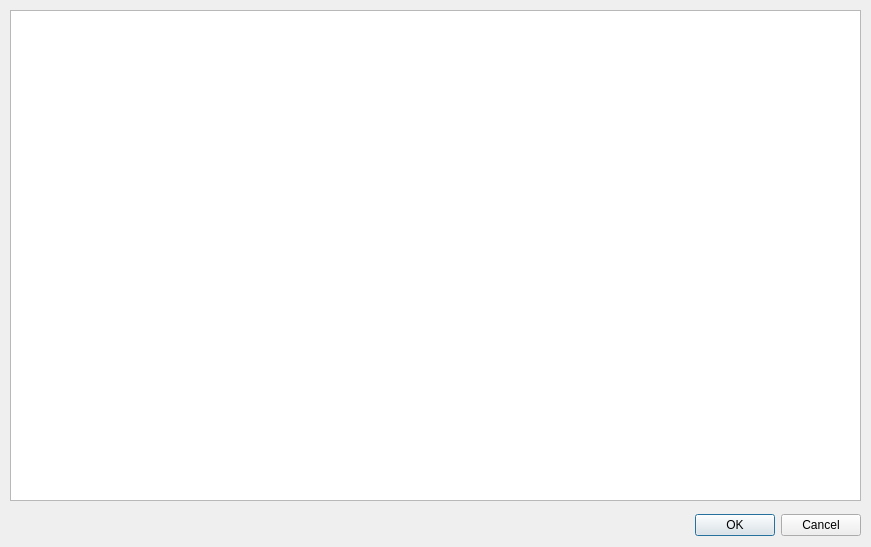
<?xml version="1.0" encoding="UTF-8"?>
<ui version="4.0">
 <class>dialogAddProc</class>
 <widget class="QDialog" name="dialogAddProc">
  <property name="geometry">
   <rect>
    <x>0</x>
    <y>0</y>
    <width>871</width>
    <height>547</height>
   </rect>
  </property>
  <property name="sizePolicy">
   <sizepolicy hsizetype="Fixed" vsizetype="Fixed">
    <horstretch>0</horstretch>
    <verstretch>0</verstretch>
   </sizepolicy>
  </property>
  <property name="minimumSize">
   <size>
    <width>871</width>
    <height>547</height>
   </size>
  </property>
  <property name="maximumSize">
   <size>
    <width>871</width>
    <height>547</height>
   </size>
  </property>
  <property name="contextMenuPolicy">
   <enum>Qt::NoContextMenu</enum>
  </property>
  <property name="windowTitle">
   <string notr="true">Add Processes</string>
  </property>
  <widget class="QDialogButtonBox" name="buttonBox">
   <property name="geometry">
    <rect>
     <x>480</x>
     <y>510</y>
     <width>381</width>
     <height>31</height>
    </rect>
   </property>
   <property name="maximumSize">
    <size>
     <width>381</width>
     <height>31</height>
    </size>
   </property>
   <property name="orientation">
    <enum>Qt::Horizontal</enum>
   </property>
   <property name="standardButtons">
    <set>QDialogButtonBox::Cancel|QDialogButtonBox::Ok</set>
   </property>
  </widget>
  <widget class="QTableWidget" name="tableProc">
   <property name="geometry">
    <rect>
     <x>10</x>
     <y>10</y>
     <width>851</width>
     <height>491</height>
    </rect>
   </property>
   <property name="editTriggers">
    <set>QAbstractItemView::NoEditTriggers</set>
   </property>
   <property name="tabKeyNavigation">
    <bool>false</bool>
   </property>
   <property name="showDropIndicator" stdset="0">
    <bool>false</bool>
   </property>
   <property name="dragDropOverwriteMode">
    <bool>false</bool>
   </property>
   <property name="selectionMode">
    <enum>QAbstractItemView::NoSelection</enum>
   </property>
   <property name="selectionBehavior">
    <enum>QAbstractItemView::SelectRows</enum>
   </property>
   <property name="sortingEnabled">
    <bool>true</bool>
   </property>
   <property name="wordWrap">
    <bool>false</bool>
   </property>
   <property name="cornerButtonEnabled">
    <bool>false</bool>
   </property>
   <attribute name="horizontalHeaderHighlightSections">
    <bool>false</bool>
   </attribute>
   <attribute name="horizontalHeaderStretchLastSection">
    <bool>true</bool>
   </attribute>
   <attribute name="verticalHeaderVisible">
    <bool>false</bool>
   </attribute>
   <attribute name="verticalHeaderHighlightSections">
    <bool>false</bool>
   </attribute>
  </widget>
 </widget>
 <resources/>
 <connections>
  <connection>
   <sender>buttonBox</sender>
   <signal>accepted()</signal>
   <receiver>dialogAddProc</receiver>
   <slot>accept()</slot>
   <hints>
    <hint type="sourcelabel">
     <x>248</x>
     <y>254</y>
    </hint>
    <hint type="destinationlabel">
     <x>157</x>
     <y>274</y>
    </hint>
   </hints>
  </connection>
  <connection>
   <sender>buttonBox</sender>
   <signal>rejected()</signal>
   <receiver>dialogAddProc</receiver>
   <slot>reject()</slot>
   <hints>
    <hint type="sourcelabel">
     <x>316</x>
     <y>260</y>
    </hint>
    <hint type="destinationlabel">
     <x>286</x>
     <y>274</y>
    </hint>
   </hints>
  </connection>
 </connections>
</ui>
